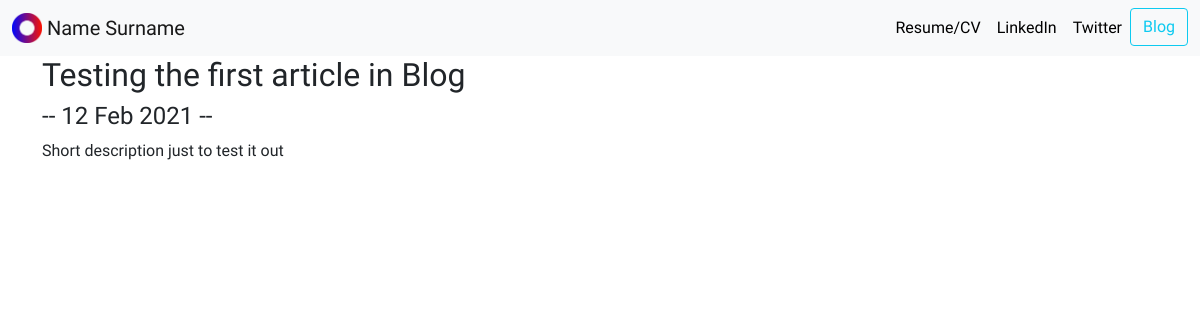
Page /blog/1/ on the committed database.
### blog/models.py (models this page shows, shortened)
class Blog(models.Model):
    title = models.CharField(max_length=200)
    description = models.TextField(max_length=250)
    date = models.DateField()

### blog/views.py (the view)
# urls.py: path('<int:blog_id>/', views.detail, name='detail'),
def detail(request, blog_id):
    blog =  get_object_or_404(Blog, pk=blog_id)
    return render(request, 'blog/detail.html', {'blog':blog})

### blog/templates/blog/detail.html
{% extends 'porto/base.html' %}
{% block content %}
<h2>{{ blog.title }}</h2>
<h4>-- {{ blog.date|date:'d M Y'  }} --</h4>
{{ blog.description }}
{% endblock %}

### porto/static/porto/custom.css (style rules this page uses)
body { font-family: 'Truculenta', sans-serif; }

### rows in the picture
Blog: title "Testing the first article in Blog", date "12 Feb 2021", description "Short description just to test it out"
